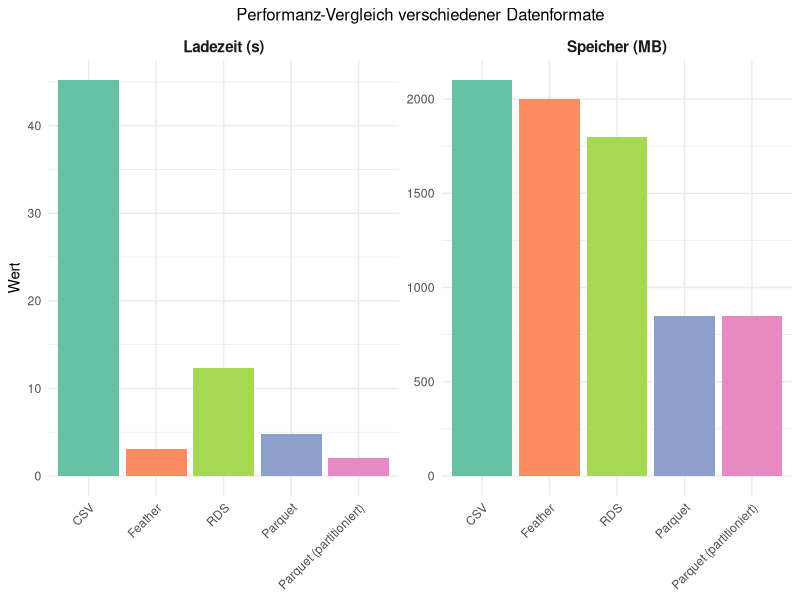
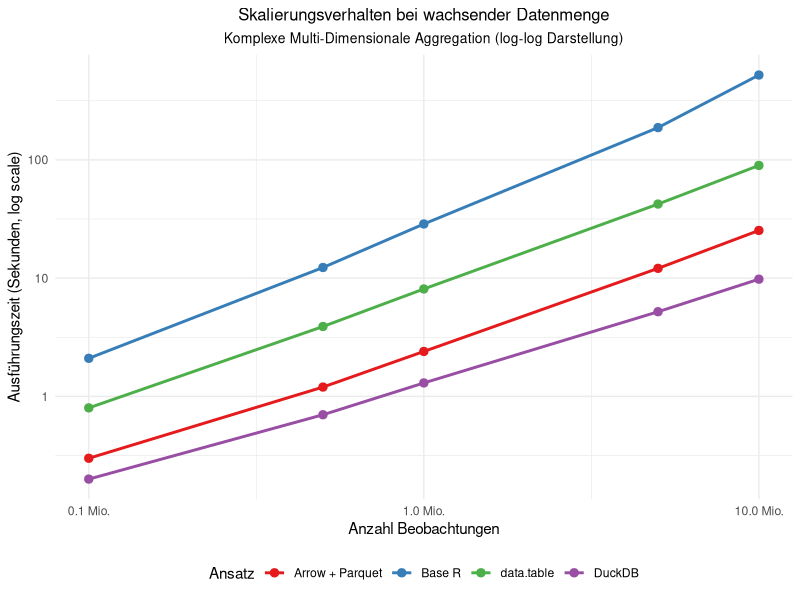
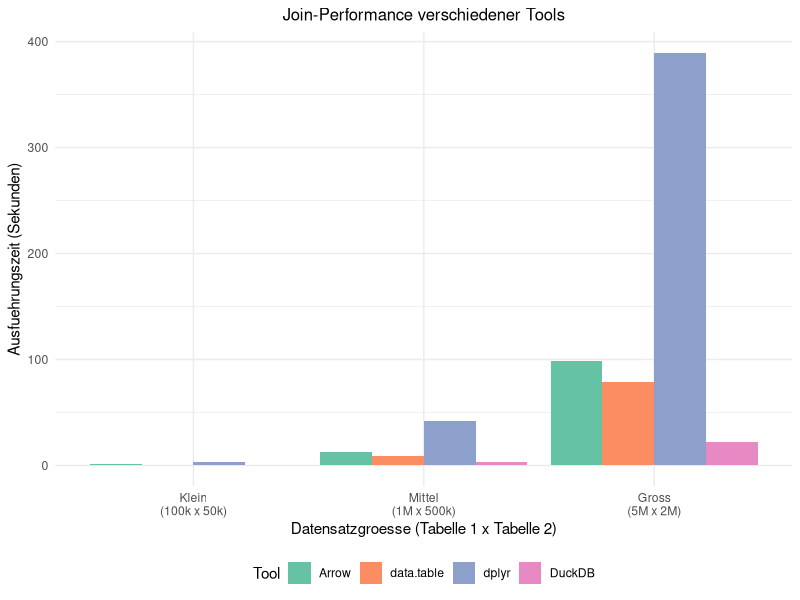
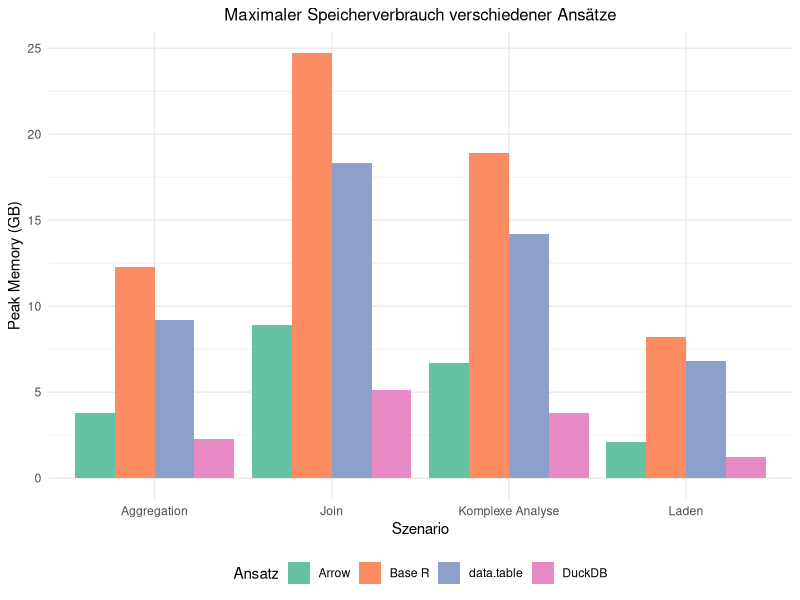

Recreate these plots in R, in order.
## ---- chunk 1
#| label: fig-format-performance
#| fig-cap: "Ladezeiten verschiedener Datenformate (BTP-Datensatz, 5 Mio. Zeilen, 50 Variablen)"
#| echo: false
#| warning: false
#| fig-width: 10
#| fig-height: 5

library(ggplot2)
library(dplyr)

format_perf <- data.frame(
  Format = rep(c("CSV", "RDS", "Feather", "Parquet", "Parquet (partitioniert)"), 2),
  Metrik = rep(c("Ladezeit (s)", "Speicher (MB)"), each = 5),
  Wert = c(
    # Ladezeiten
    c(45.2, 12.3, 3.1, 4.8, 2.1),
    # Speicher
    c(2100, 1800, 2000, 850, 850)
  )
)

ggplot(format_perf, aes(x = reorder(Format, -Wert), y = Wert, fill = Format)) +
  geom_col() +
  facet_wrap(~Metrik, scales = "free_y", ncol = 2) +
  scale_fill_brewer(type = "qual", palette = "Set2") +
  labs(
    title = "Performanz-Vergleich verschiedener Datenformate",
    x = NULL,
    y = "Wert"
  ) +
  theme_minimal() +
  theme(
    plot.title = element_text(size = 12, hjust = 0.5),
    axis.text.x = element_text(angle = 45, hjust = 1),
    legend.position = "none",
    strip.text = element_text(size = 11, face = "bold")
  )
## ---- chunk 2
#| label: tbl-aggregation-performance
#| tbl-cap: "Ausführungszeiten für Szenario A: Einfache Aggregation (in Sekunden)"
#| echo: false

library(kableExtra)

agg_perf <- data.frame(
  Ansatz = c("Base R (read.csv + aggregate)", 
             "data.table (fread + groupby)", 
             "dplyr + CSV",
             "Arrow + Parquet",
             "DuckDB + Parquet",
             "Arrow + Parquet (partitioniert)"),
  Vollstaendiges_Laden = c(45.2, 12.1, 43.8, 4.8, 0.3, 0.2),
  Aggregation = c(18.7, 2.3, 8.9, 1.2, 0.8, 0.5),
  Gesamt = c(63.9, 14.4, 52.7, 6.0, 1.1, 0.7),
  Relativer_Speedup = c(1.0, 4.4, 1.2, 10.7, 58.1, 91.3)
)

colnames(agg_perf) <- c("Ansatz", "Laden", "Aggregation", "Gesamt", "Speedup")

if (knitr::is_latex_output()) {
  kbl(agg_perf, 
      align = c("l", "r", "r", "r", "r"),
      digits = 1,
      booktabs = TRUE) |>
    kable_styling(latex_options = c("hold_position"),
                  full_width = TRUE)
} else {
  knitr::kable(agg_perf, digits = 1)
}
## ---- chunk 3
#| label: fig-scaling-behavior
#| fig-cap: "Skalierungsverhalten verschiedener Ansätze (Szenario B: Komplexe Aggregation)"
#| echo: false
#| warning: false
#| fig-width: 10
#| fig-height: 6

library(ggplot2)

scaling_data <- data.frame(
  Datensatzgroesse = rep(c(1e5, 5e5, 1e6, 5e6, 1e7), 4),
  Ansatz = rep(c("Base R", "data.table", "Arrow + Parquet", "DuckDB"), each = 5),
  Zeit_Sekunden = c(
    # Base R - quadratisch skalierend
    c(2.1, 12.3, 28.7, 187.4, 521.3),
    # data.table - linear aber langsam
    c(0.8, 3.9, 8.1, 42.3, 89.7),
    # Arrow - linear schnell
    c(0.3, 1.2, 2.4, 12.1, 25.3),
    # DuckDB - sublinear dank Optimierung
    c(0.2, 0.7, 1.3, 5.2, 9.8)
  )
)
ggplot(scaling_data, aes(x = Datensatzgroesse, y = Zeit_Sekunden, color = Ansatz, group = Ansatz)) +
  geom_line(size = 1) +
  geom_point(size = 2.5) +
  scale_x_log10(labels = scales::label_number(scale = 1e-6, suffix = " Mio.")) +
  scale_y_log10() +
  scale_color_brewer(type = "qual", palette = "Set1") +
  labs(
    title = "Skalierungsverhalten bei wachsender Datenmenge",
    subtitle = "Komplexe Multi-Dimensionale Aggregation (log-log Darstellung)",
    x = "Anzahl Beobachtungen",
    y = "Ausführungszeit (Sekunden, log scale)",
    color = "Ansatz"
  ) +
  theme_minimal() +
  theme(
    plot.title = element_text(size = 12, hjust = 0.5),
    plot.subtitle = element_text(size = 10, hjust = 0.5),
    legend.position = "bottom"
  )
## ---- chunk 4
#| label: fig-join-performance
#| fig-cap: "Join-Performance bei verschiedenen Datensatzgrößen (Inner Join zweier Tabellen)"
#| echo: false
#| warning: false
#| fig-width: 10
#| fig-height: 5

join_perf <- data.frame(
  Groesse = rep(c("Klein\n(100k x 50k)", "Mittel\n(1M x 500k)", "Gross\n(5M x 2M)"), 4),
  Tool = rep(c("dplyr", "data.table", "Arrow", "DuckDB"), each = 3),
  Zeit = c(
    # dplyr
    c(3.2, 42.1, 389.4),
    # data.table
    c(0.8, 8.9, 78.3),
    # Arrow
    c(1.1, 12.3, 98.7),
    # DuckDB
    c(0.3, 3.2, 21.8)
  )
)
join_perf$Groesse <- factor(join_perf$Groesse, levels = c("Klein\n(100k x 50k)", "Mittel\n(1M x 500k)", "Gross\n(5M x 2M)"))

ggplot(join_perf, aes(x = Groesse, y = Zeit, fill = Tool)) +
  geom_col(position = "dodge") +
  scale_fill_brewer(type = "qual", palette = "Set2") +
  labs(
    title = "Join-Performance verschiedener Tools",
    x = "Datensatzgroesse (Tabelle 1 x Tabelle 2)",
    y = "Ausfuehrungszeit (Sekunden)",
    fill = "Tool"
  ) +
  theme_minimal() +
  theme(
    plot.title = element_text(size = 12, hjust = 0.5),
    legend.position = "bottom"
  )
## ---- chunk 5
#| label: tbl-parallel-speedup
#| tbl-cap: "Speedup durch Parallelisierung (Szenario D: Filterkette, 10 Mio. Zeilen)"
#| echo: false

library(kableExtra)

parallel_speedup <- data.frame(
  Kerne = c(1, 2, 4, 8, 16, 32),
  "Arrow" = c(25.3, 13.2, 7.1, 3.9, 2.3, 1.8),
  "DuckDB" = c(9.8, 5.1, 2.7, 1.5, 0.9, 0.7),
  "Arrow_Speedup" = c(1.0, 1.9, 3.6, 6.5, 11.0, 14.1),
  "DuckDB_Speedup" = c(1.0, 1.9, 3.6, 6.5, 10.9, 14.0)
)

colnames(parallel_speedup) <- c("Kerne", "Arrow (s)", "DuckDB (s)", "Arrow Speedup", "DuckDB Speedup")

if (knitr::is_latex_output()) {
  kbl(parallel_speedup, 
      align = c("c", "r", "r", "r", "r"),
      digits = 1,
      booktabs = TRUE) |>
    kable_styling(latex_options = c("hold_position"),
                  full_width = TRUE)
} else {
  knitr::kable(parallel_speedup, digits = 1)
}
## ---- chunk 6
#| label: fig-memory-efficiency
#| fig-cap: "Peak Memory Usage verschiedener Ansätze (5 Mio. Zeilen)"
#| echo: false
#| warning: false
#| fig-width: 10
#| fig-height: 5

memory_data <- data.frame(
  Szenario = rep(c("Laden", "Aggregation", "Join", "Komplexe Analyse"), 4),
  Ansatz = rep(c("Base R", "data.table", "Arrow", "DuckDB"), each = 4),
  Memory_GB = c(
    # Base R
    c(8.2, 12.3, 24.7, 18.9),
    # data.table
    c(6.8, 9.2, 18.3, 14.2),
    # Arrow
    c(2.1, 3.8, 8.9, 6.7),
    # DuckDB
    c(1.2, 2.3, 5.1, 3.8)
  )
)

ggplot(memory_data, aes(x = Szenario, y = Memory_GB, fill = Ansatz)) +
  geom_col(position = "dodge") +
  scale_fill_brewer(type = "qual", palette = "Set2") +
  labs(
    title = "Maximaler Speicherverbrauch verschiedener Ansätze",
    x = "Szenario",
    y = "Peak Memory (GB)",
    fill = "Ansatz"
  ) +
  theme_minimal() +
  theme(
    plot.title = element_text(size = 12, hjust = 0.5),
    legend.position = "bottom",
    axis.text.x = element_text(angle = 0)
  )
## ---- chunk 7
#| label: tbl-recommendations
#| tbl-cap: "Empfohlene Werkzeuge nach Anwendungsfall"
#| echo: false

library(kableExtra)

recommendations <- data.frame(
  Anwendungsfall = c("Kleine Datensaetze (<1M Zeilen)", 
                    "Explorative Analyse, haeufige Iterationen",
                    "Grosse Aggregationen (>5M Zeilen)",
                    "Komplexe Joins",
                    "Produktions-Pipelines",
                    "Speicher-limitierte Umgebung"),
  Empfehlung_1 = c("data.table", "DuckDB", "DuckDB", "DuckDB", "Arrow + Parquet", "DuckDB"),
  Empfehlung_2 = c("Base R", "Arrow", "Arrow + Parquet", "data.table", "DuckDB", "Arrow (streaming)"),
  Begruendung = c("Einfachheit, gute Performance",
                "SQL-Komfort, schnelle Iteration",
                "Beste Skalierung, niedrigster Speicherverbrauch",
                "Optimierter Hash-Join, Index-Support",
                "Persistenz, Partitionierung, Reproduzierbarkeit",
                "Out-of-core Verarbeitung moeglich")
)

recommendations$Anwendungsfall <- c("Kleine Datensätze (<1M Zeilen)", 
                                    "Explorative Analyse, häufige Iterationen",
                                    "Große Aggregationen (>5M Zeilen)",
                                    "Komplexe Joins",
                                    "Produktions-Pipelines",
                                    "Speicher-limitierte Umgebung")
recommendations$Begruendung <- c("Einfachheit, gute Performance",
                                 "SQL-Komfort, schnelle Iteration",
                                 "Beste Skalierung, niedrigster Speicherverbrauch",
                                 "Optimierter Hash-Join, Index-Support",
                                 "Persistenz, Partitionierung, Reproduzierbarkeit",
                                 "Out-of-core Verarbeitung möglich")

colnames(recommendations) <- c("Anwendungsfall", "1. Wahl", "2. Wahl", "Begründung")

if (knitr::is_latex_output()) {
  kbl(recommendations, 
      align = c("l", "l", "l", "l"),
      booktabs = TRUE) |>
    kable_styling(latex_options = c("hold_position", "scale_down"),
                  full_width = TRUE)
} else {
  knitr::kable(recommendations)
}
